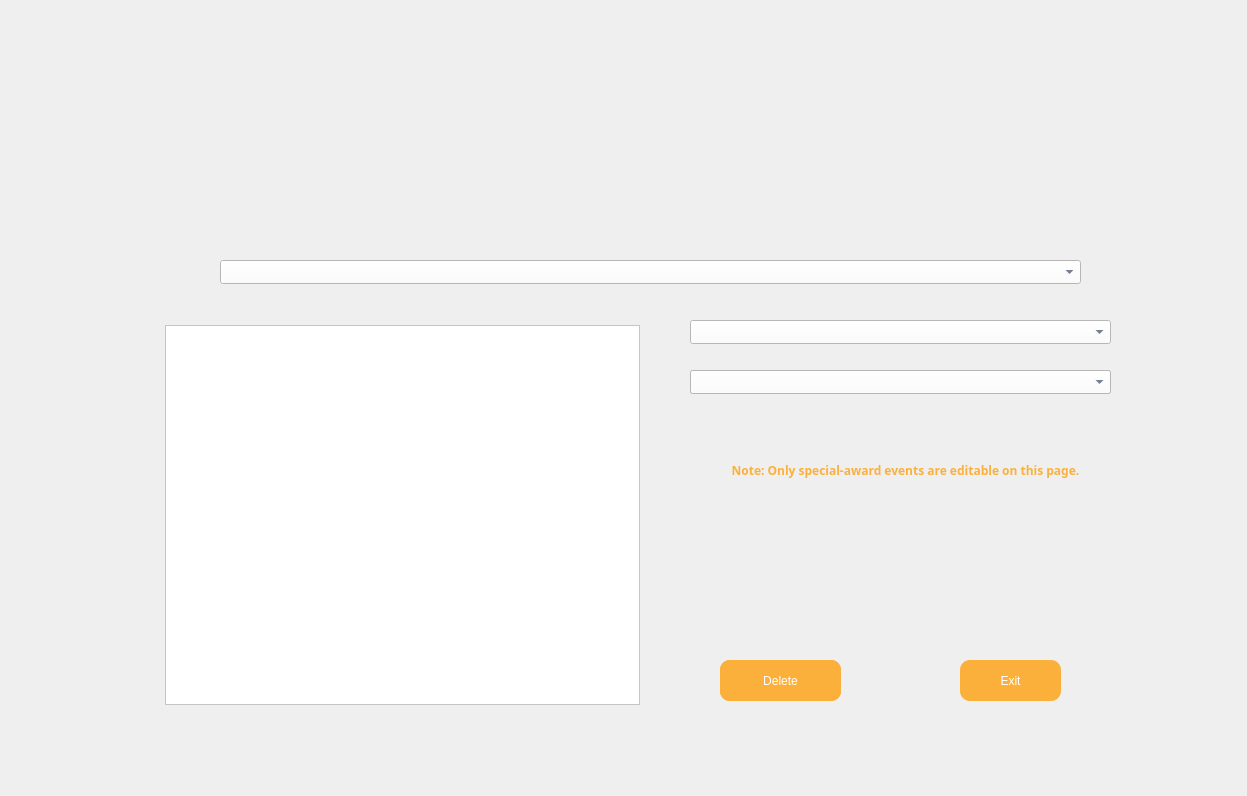
<?xml version="1.0" encoding="UTF-8"?>
<ui version="4.0">
 <class>EditAwardsDialog</class>
 <widget class="QDialog" name="EditAwardsDialog">
  <property name="geometry">
   <rect>
    <x>0</x>
    <y>0</y>
    <width>1247</width>
    <height>796</height>
   </rect>
  </property>
  <property name="windowTitle">
   <string>Edit Awards</string>
  </property>
  <widget class="QLabel" name="label">
   <property name="geometry">
    <rect>
     <x>0</x>
     <y>0</y>
     <width>1247</width>
     <height>796</height>
    </rect>
   </property>
   <property name="cursor">
    <cursorShape>ArrowCursor</cursorShape>
   </property>
   <property name="acceptDrops">
    <bool>true</bool>
   </property>
   <property name="autoFillBackground">
    <bool>false</bool>
   </property>
   <property name="text">
    <string/>
   </property>
   <property name="pixmap">
    <pixmap>images/editawards_bg.png</pixmap>
   </property>
   <property name="scaledContents">
    <bool>true</bool>
   </property>
   <property name="wordWrap">
    <bool>false</bool>
   </property>
  </widget>
  <widget class="QComboBox" name="eventcombo">
   <property name="geometry">
    <rect>
     <x>220</x>
     <y>260</y>
     <width>861</width>
     <height>24</height>
    </rect>
   </property>
   <property name="styleSheet">
    <string notr="true">font: 700 10pt &quot;Berlin Sans FB Demi&quot;;
color: rgb(40, 52, 84);
background-color: rgb(255, 255, 255);</string>
   </property>
  </widget>
  <widget class="QTableWidget" name="awardstable">
   <property name="geometry">
    <rect>
     <x>165</x>
     <y>325</y>
     <width>475</width>
     <height>380</height>
    </rect>
   </property>
   <property name="font">
    <font>
     <family>Berlin Sans FB Demi</family>
     <pointsize>10</pointsize>
     <bold>true</bold>
    </font>
   </property>
   <property name="styleSheet">
    <string notr="true">color: rgb(20, 33, 68);
background-color: rgb(255, 255, 255);</string>
   </property>
  </widget>
  <widget class="QComboBox" name="modecombo">
   <property name="geometry">
    <rect>
     <x>690</x>
     <y>320</y>
     <width>421</width>
     <height>24</height>
    </rect>
   </property>
   <property name="styleSheet">
    <string notr="true">font: 700 10pt &quot;Berlin Sans FB Demi&quot;;
color: rgb(40, 52, 84);
background-color: rgb(255, 255, 255);</string>
   </property>
  </widget>
  <widget class="QLineEdit" name="newawardname">
   <property name="geometry">
    <rect>
     <x>690</x>
     <y>370</y>
     <width>421</width>
     <height>24</height>
    </rect>
   </property>
   <property name="styleSheet">
    <string notr="true">font: 700 10pt &quot;Berlin Sans FB Demi&quot;;
color: rgb(40, 52, 84);
background-color: rgb(255, 255, 255);</string>
   </property>
   <property name="placeholderText">
    <string>New award name…</string>
   </property>
  </widget>
  <widget class="QComboBox" name="deleteawardcombo">
   <property name="geometry">
    <rect>
     <x>690</x>
     <y>370</y>
     <width>421</width>
     <height>24</height>
    </rect>
   </property>
   <property name="styleSheet">
    <string notr="true">font: 700 10pt &quot;Berlin Sans FB Demi&quot;;
color: rgb(40, 52, 84);
background-color: rgb(255, 255, 255);</string>
   </property>
  </widget>
  <widget class="QLabel" name="msglabel">
   <property name="geometry">
    <rect>
     <x>690</x>
     <y>430</y>
     <width>431</width>
     <height>20</height>
    </rect>
   </property>
   <property name="font">
    <font>
     <family>Berlin Sans FB Demi</family>
     <pointsize>10</pointsize>
     <italic>false</italic>
     <bold>true</bold>
    </font>
   </property>
   <property name="layoutDirection">
    <enum>Qt::LeftToRight</enum>
   </property>
   <property name="styleSheet">
    <string notr="true">font: 700 10pt &quot;Berlin Sans FB Demi&quot;;
color: rgb(251, 176, 59);</string>
   </property>
   <property name="text">
    <string/>
   </property>
   <property name="alignment">
    <set>Qt::AlignCenter</set>
   </property>
  </widget>
   <widget class="QLabel" name="specialonlylabel">
   <property name="geometry">
    <rect>
     <x>690</x>
     <y>460</y>
     <width>431</width>
     <height>20</height>
    </rect>
   </property>
   <property name="font">
    <font>
     <family>Berlin Sans FB Demi</family>
     <pointsize>9</pointsize>
     <bold>true</bold>
    </font>
   </property>
   <property name="styleSheet">
    <string notr="true">font: 700 9pt &quot;Berlin Sans FB Demi&quot;;
color: rgb(251, 176, 59);</string>
   </property>
   <property name="text">
    <string>Note: Only special-award events are editable on this page.</string>
   </property>
   <property name="alignment">
    <set>Qt::AlignCenter</set>
   </property>
  </widget>
  <widget class="QPushButton" name="savebutton">
   <property name="geometry">
    <rect>
     <x>720</x>
     <y>660</y>
     <width>121</width>
     <height>41</height>
    </rect>
   </property>
   <property name="cursor">
    <cursorShape>PointingHandCursor</cursorShape>
   </property>
   <property name="styleSheet">
    <string notr="true">QWidget#savebutton{
background-color: rgb(251, 176, 59);
font: 900 12pt &quot;Arial Black&quot;; color : rgb(255, 255, 255);
border-radius: 10px;}

QWidget#savebutton:hover {

    background-color:rgb(238, 223, 146);
    border: 2px solid #388E3C;
    padding: 10px 20px;
    font-size: 15px;
}</string>
   </property>
   <property name="text">
    <string>Save</string>
   </property>
  </widget>
  <widget class="QPushButton" name="deletebutton">
   <property name="geometry">
    <rect>
     <x>720</x>
     <y>660</y>
     <width>121</width>
     <height>41</height>
    </rect>
   </property>
   <property name="cursor">
    <cursorShape>PointingHandCursor</cursorShape>
   </property>
   <property name="styleSheet">
    <string notr="true">QWidget#deletebutton{
background-color: rgb(251, 176, 59);
font: 900 12pt &quot;Arial Black&quot;; color : rgb(255, 255, 255);
border-radius: 10px;}

QWidget#deletebutton:hover {

    background-color:rgb(238, 223, 146);
    border: 2px solid #388E3C;
    padding: 10px 20px;
    font-size: 15px;
}</string>
   </property>
   <property name="text">
    <string>Delete</string>
   </property>
  </widget>

  <!-- Exit button -->
  <widget class="QPushButton" name="exitbutton">
   <property name="geometry">
    <rect>
     <x>960</x>
     <y>660</y>
     <width>101</width>
     <height>41</height>
    </rect>
   </property>
   <property name="cursor">
    <cursorShape>PointingHandCursor</cursorShape>
   </property>
   <property name="styleSheet">
    <string notr="true">QWidget#exitbutton{
background-color: rgb(251, 176, 59);
font: 900 12pt &quot;Arial Black&quot;; color : rgb(255, 255, 255);
border-radius: 10px;}

QWidget#exitbutton:hover {

    background-color:rgb(238, 223, 146);
    border: 2px solid #388E3C;
    padding: 10px 20px;
    font-size: 15px;
}</string>
   </property>
   <property name="text">
    <string>Exit</string>
   </property>
  </widget>

 </widget>
 <resources/>
 <connections/>
</ui>
